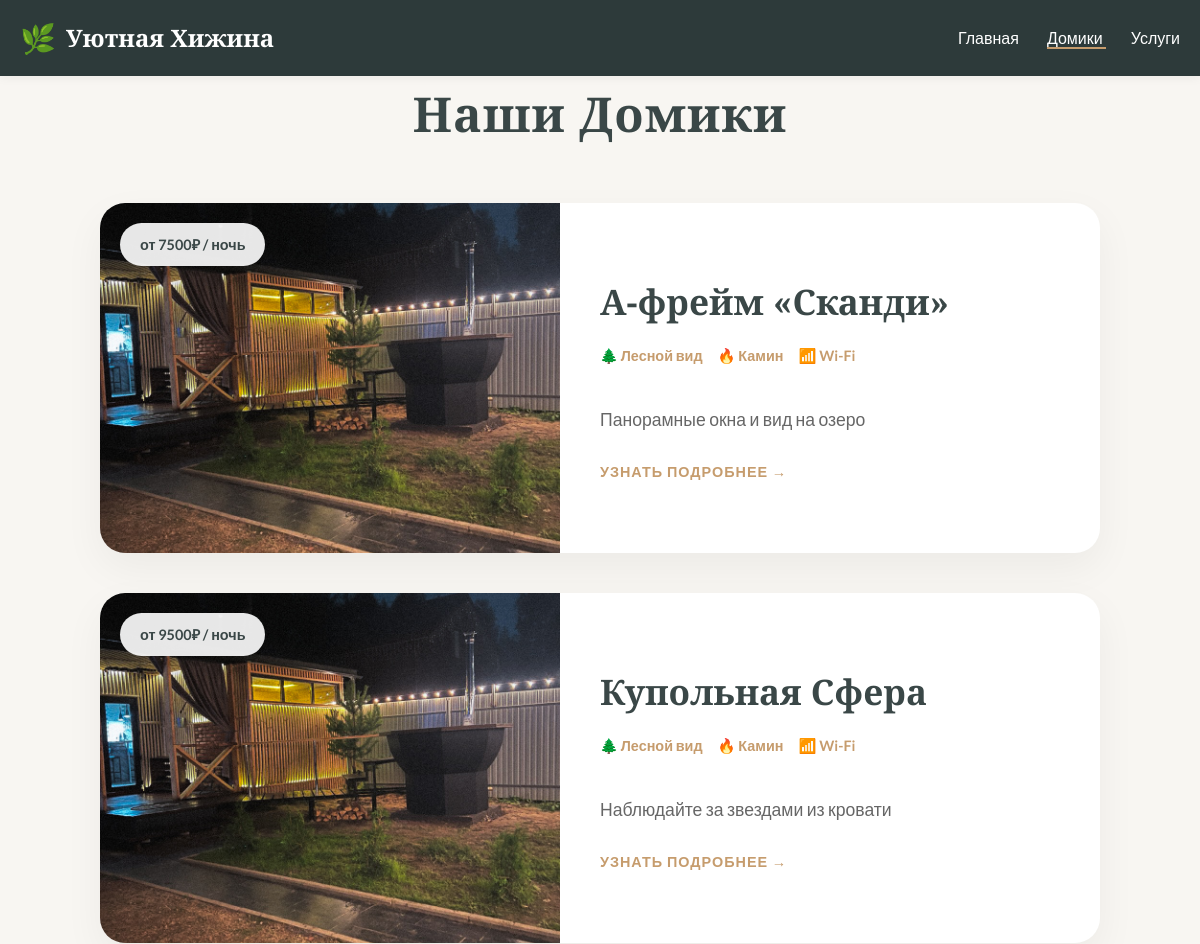
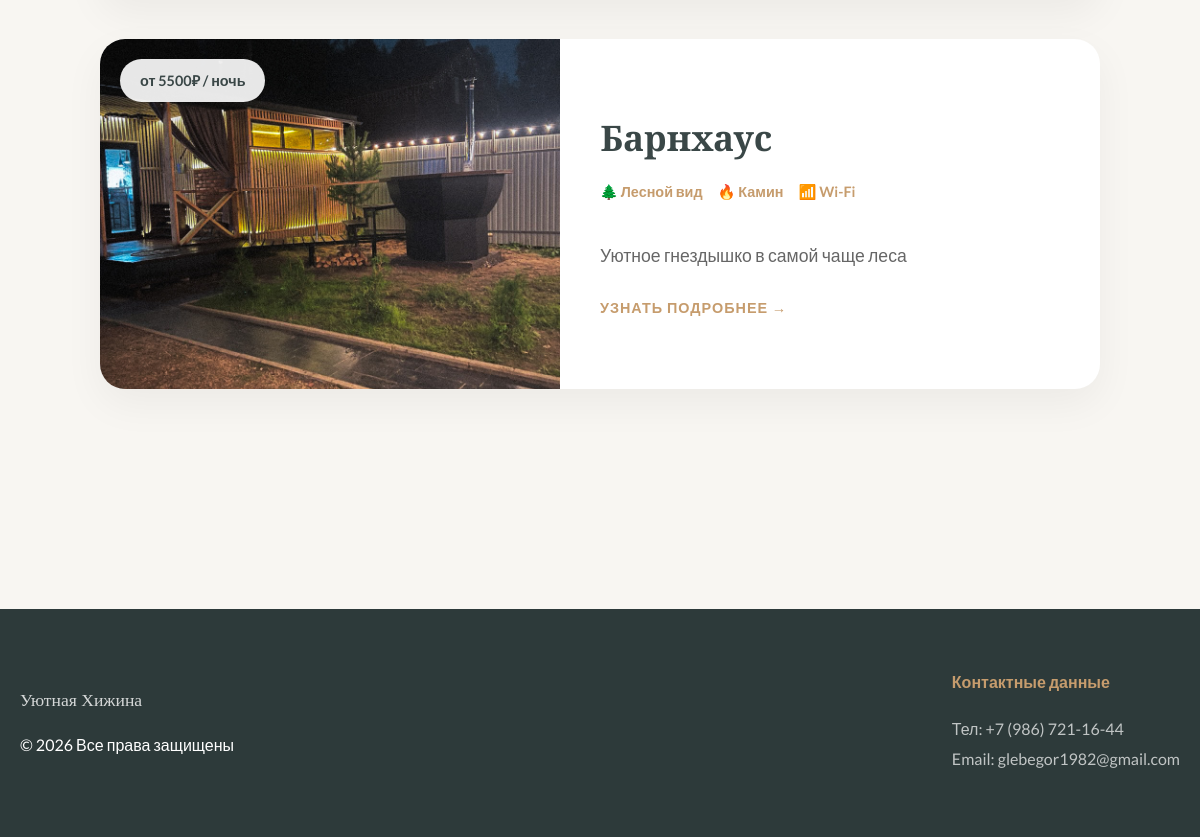
The app's page /houses with its own data (2 pictures, top to bottom).
### tables this page shows
CREATE TABLE houses (
            id INTEGER PRIMARY KEY AUTOINCREMENT,
            name TEXT NOT NULL,
            description TEXT,
            short_description TEXT,
            price_per_night INTEGER,
            features TEXT,
            image_url TEXT
        );

### app.py (the view)
@app.route('/houses')
def all_houses():
    conn = get_db_connection()
    houses = conn.execute('SELECT * FROM houses').fetchall()
    conn.close()
    return render_template('all_houses.html', houses=houses)

### app.py (called while the page is built)
def get_db_connection():
    conn = sqlite3.connect('glamping.db')
    conn.row_factory = sqlite3.Row  # Это позволяет обращаться к колонкам по именам: house['name']
    return conn

### templates/all_houses.html
{% extends 'base.html' %}
{% block content %}
<h1 style="text-align: center; font-family: var(--font-header); font-size: 3rem; margin-bottom: 50px;">Наши Домики</h1>
<div class="container" style="margin-top: 50px;">
    <div class="houses-list-vertical">
        {% for house in houses %}
        <a href="/house/{{ house['id'] }}" class="house-wide-card">
            <div class="wide-card-image" style="background-image: url('{{ house['image_url'] }}');">
                <div class="price-badge">от {{ house['price_per_night'] }}₽ / ночь</div>
            </div>
            <div class="wide-card-content">
                <h2 class="wide-card-title">{{ house['name'] }}</h2>
                <div class="wide-card-features">
                    <span>🌲 Лесной вид</span>
                    <span>🔥 Камин</span>
                    <span>📶 Wi-Fi</span>
                </div>
                <p class="wide-card-description">{{ house['short_description'] }}</p>
                <span class="wide-card-link">Узнать подробнее →</span>
            </div>
        </a>
        {% endfor %}
    </div>
</div>
{% endblock %}

### static/css/style.css (style rules this page uses)
:root { --bg-color: #f8f6f2; --text-main: #3a4747; --accent-wood: #c69c6d; --card-bg: #ffffff; --font-header: 'Playfair Display', serif; --font-text: 'Lato', sans-serif; }
* { box-sizing: border-box; }
body { font-family: var(--font-text); background-color: var(--bg-color); color: var(--text-main); margin: 0; padding: 0; line-height: 1.6; display: flex; flex-direction: column; align-items: center; }
.houses-list-vertical { display: flex; flex-direction: column; gap: 40px; margin-bottom: 100px; }
.house-wide-card { display: flex; background: white; border-radius: 25px; overflow: hidden; text-decoration: none; color: inherit; box-shadow: 0 15px 40px rgba(0,0,0,0.05); transition: transform 0.3s ease, box-shadow 0.3s ease; min-height: 350px; min-width: 1000px; }
.wide-card-image { flex: 1; background-size: cover; background-position: center; position: relative; min-width: 400px; }
.price-badge { position: absolute; top: 20px; left: 20px; background: rgba(255, 255, 255, 0.9); padding: 10px 20px; border-radius: 50px; font-weight: bold; color: var(--text-main); font-size: 0.9rem; }
.wide-card-content { flex: 1; padding: 40px; display: flex; flex-direction: column; justify-content: center; }
.wide-card-title { font-family: var(--font-header); font-size: 2.2rem; margin: 0 0 15px 0; color: var(--text-main); }
.wide-card-features { display: flex; gap: 15px; margin-bottom: 20px; font-size: 0.9rem; color: var(--accent-wood); font-weight: bold; }
.wide-card-description { font-size: 1.1rem; line-height: 1.7; color: #666; margin-bottom: 25px; }
.wide-card-link { font-weight: bold; color: var(--accent-wood); text-transform: uppercase; letter-spacing: 1px; font-size: 0.9rem; }
h1 { font-family: var(--font-header); font-size: 3.5rem; font-weight: 700; margin: 0 0 15px 0; letter-spacing: 1px; color: var(--text-main); }
.container { display: flex; flex-direction: row; justify-content: center; align-items: stretch; gap: 20px; max-width: 1200px; width: 95%; margin: 40px auto; flex-wrap: nowrap; }

### templates/base.html (style rules this page uses)
body, html { margin: 0; padding: 0; overflow-x: hidden; }

### records on screen
houses: image_url (picture), price_per_night "7500", name "А-фрейм «Сканди»", short_description "Панорамные окна и вид на озеро"
houses: image_url (picture), price_per_night "9500", name "Купольная Сфера", short_description "Наблюдайте за звездами из кровати"
houses: image_url (picture), price_per_night "5500", name "Барнхаус", short_description "Уютное гнездышко в самой чаще леса"
